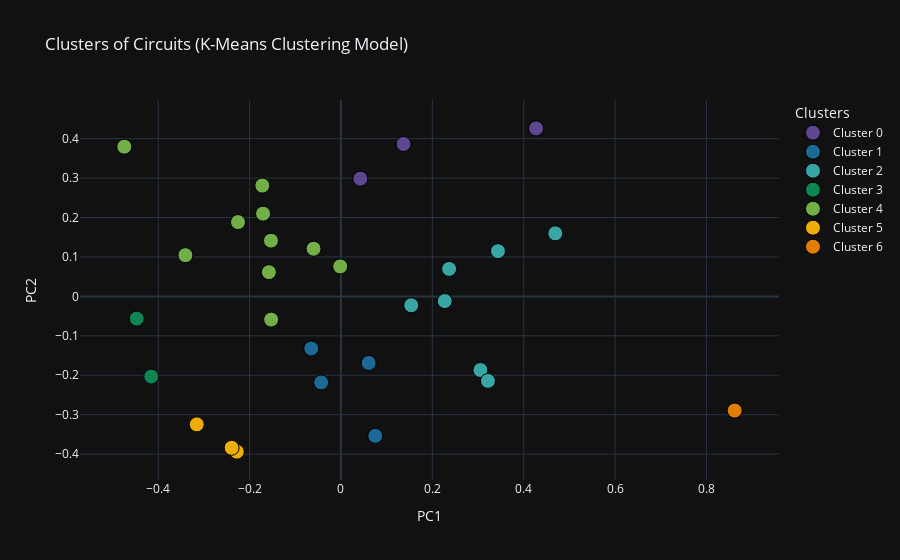

Notebook code cell kept with this figure:
### Code cell
plot_cluster_scatter(pca_df, marker_size=15, *pca_df.columns.drop('cluster').to_list())

### Figure 1 — Plotly figure (JSON) as saved in the notebook; plotly's stock layout.template omitted (floating-point values rounded to 4 significant figures)
{"data": [{"hoverinfo": "text", "marker": {"color": "rgb(95, 70, 144)", "line": {"color": "black", "width": 1}, "size": 15}, "mode": "markers", "name": "Cluster 0", "text": ["Circuit: miami<br>Cluster: 0<br>PC1: 0.137<br>PC2: 0.3864", "Circuit: rodriguez<br>Cluster: 0<br>PC1: 0.4271<br>PC2: 0.4261", "Circuit: vegas<br>Cluster: 0<br>PC1: 0.0424<br>PC2: 0.2983"], "type": "scatter", "x": [0.137, 0.4271, 0.04244], "y": [0.3864, 0.4261, 0.2983]}, {"hoverinfo": "text", "marker": {"color": "rgb(29, 105, 150)", "line": {"color": "black", "width": 1}, "size": 15}, "mode": "markers", "name": "Cluster 1", "text": ["Circuit: hockenheimring<br>Cluster: 1<br>PC1: -0.0651<br>PC2: -0.1322", "Circuit: hungaroring<br>Cluster: 1<br>PC1: 0.0751<br>PC2: -0.3537", "Circuit: zandvoort<br>Cluster: 1<br>PC1: -0.0433<br>PC2: -0.2182", "Circuit: interlagos<br>Cluster: 1<br>PC1: 0.0607<br>PC2: -0.1688"], "type": "scatter", "x": [-0.06507, 0.07513, -0.04332, 0.06067], "y": [-0.1322, -0.3537, -0.2182, -0.1688]}, {"hoverinfo": "text", "marker": {"color": "rgb(56, 166, 165)", "line": {"color": "black", "width": 1}, "size": 15}, "mode": "markers", "name": "Cluster 2", "text": ["Circuit: nurburgring<br>Cluster: 2<br>PC1: 0.2367<br>PC2: 0.0697", "Circuit: portimao<br>Cluster: 2<br>PC1: 0.1538<br>PC2: -0.0226", "Circuit: sochi<br>Cluster: 2<br>PC1: 0.3052<br>PC2: -0.1868", "Circuit: shanghai<br>Cluster: 2<br>PC1: 0.3437<br>PC2: 0.1148", "Circuit: baku<br>Cluster: 2<br>PC1: 0.4691<br>PC2: 0.1599", "Circuit: marina_bay<br>Cluster: 2<br>PC1: 0.3217<br>PC2: -0.2143", "Circuit: americas<br>Cluster: 2<br>PC1: 0.2273<br>PC2: -0.0118"], "type": "scatter", "x": [0.2367, 0.1538, 0.3052, 0.3437, 0.4691, 0.3217, 0.2273], "y": [0.06973, -0.02256, -0.1868, 0.1148, 0.1599, -0.2143, -0.01178]}, {"hoverinfo": "text", "marker": {"color": "rgb(15, 133, 84)", "line": {"color": "black", "width": 1}, "size": 15}, "mode": "markers", "name": "Cluster 3", "text": ["Circuit: catalunya<br>Cluster: 3<br>PC1: -0.4152<br>PC2: -0.2033", "Circuit: silverstone<br>Cluster: 3<br>PC1: -0.447<br>PC2: -0.0564"], "type": "scatter", "x": [-0.4152, -0.447], "y": [-0.2033, -0.05641]}, {"hoverinfo": "text", "marker": {"color": "rgb(115, 175, 72)", "line": {"color": "black", "width": 1}, "size": 15}, "mode": "markers", "name": "Cluster 4", "text": ["Circuit: istanbul<br>Cluster: 4<br>PC1: -0.1721<br>PC2: 0.281", "Circuit: ricard<br>Cluster: 4<br>PC1: -0.1705<br>PC2: 0.2098", "Circuit: bahrain<br>Cluster: 4<br>PC1: -0.0599<br>PC2: 0.1209", "Circuit: albert_park<br>Cluster: 4<br>PC1: -0.3405<br>PC2: 0.1045", "Circuit: suzuka<br>Cluster: 4<br>PC1: -0.1529<br>PC2: -0.0588", "Circuit: villeneuve<br>Cluster: 4<br>PC1: -0.1577<br>PC2: 0.0615", "Circuit: red_bull_ring<br>Cluster: 4<br>PC1: -0.2254<br>PC2: 0.1884", "Circuit: monza<br>Cluster: 4<br>PC1: -0.4742<br>PC2: 0.3796", "Circuit: yas_marina<br>Cluster: 4<br>PC1: -0.0017<br>PC2: 0.076", "Circuit: spa<br>Cluster: 4<br>PC1: -0.1532<br>PC2: 0.1414"], "type": "scatter", "x": [-0.1721, -0.1705, -0.05994, -0.3405, -0.1529, -0.1577, -0.2254, -0.4742, -0.001661, -0.1532], "y": [0.281, 0.2098, 0.1209, 0.1045, -0.05885, 0.06148, 0.1884, 0.3796, 0.07602, 0.1414]}, {"hoverinfo": "text", "marker": {"color": "rgb(237, 173, 8)", "line": {"color": "black", "width": 1}, "size": 15}, "mode": "markers", "name": "Cluster 5", "text": ["Circuit: jeddah<br>Cluster: 5<br>PC1: -0.3157<br>PC2: -0.3245", "Circuit: imola<br>Cluster: 5<br>PC1: -0.228<br>PC2: -0.3936", "Circuit: losail<br>Cluster: 5<br>PC1: -0.2394<br>PC2: -0.384"], "type": "scatter", "x": [-0.3157, -0.228, -0.2394], "y": [-0.3245, -0.3936, -0.384]}, {"hoverinfo": "text", "marker": {"color": "rgb(225, 124, 5)", "line": {"color": "black", "width": 1}, "size": 15}, "mode": "markers", "name": "Cluster 6", "text": ["Circuit: monaco<br>Cluster: 6<br>PC1: 0.8618<br>PC2: -0.2895"], "type": "scatter", "x": [0.8618], "y": [-0.2895]}], "layout": {"legend": {"title": {"text": "Clusters"}}, "title": {"text": "Clusters of Circuits (K-Means Clustering Model)"}, "xaxis": {"title": {"text": "PC1"}}, "yaxis": {"title": {"text": "PC2"}}}}
